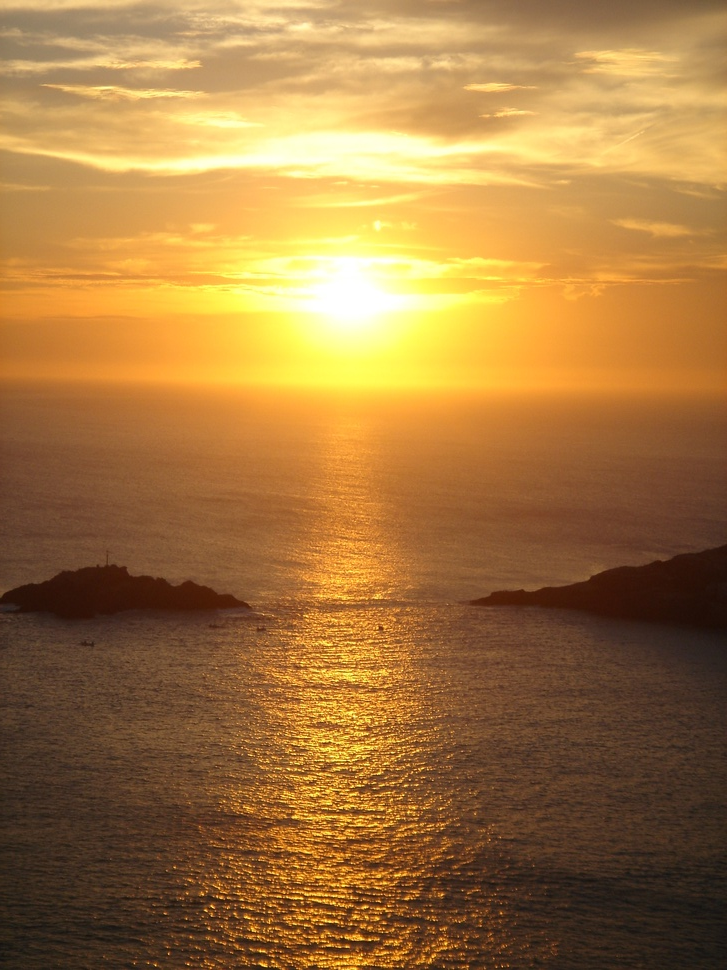
#> input picture testimages/foto2_gt.JPG, 727 x 970 px, shrunk from 1536 x 2048 before the run, found by its file name
$ python filters.py
#> lines starting #> are read from the running program, lines starting #| are printed output that depends on the picture; after the words box and inside, x2 and y2 are one past the last pixel; in counts of white or black regions, pixels touching at a corner belong together
import numpy as np
import cv2 as cv
from matplotlib import pyplot as plt


img = cv.imread('testimages/foto2_gt.jpg',0)
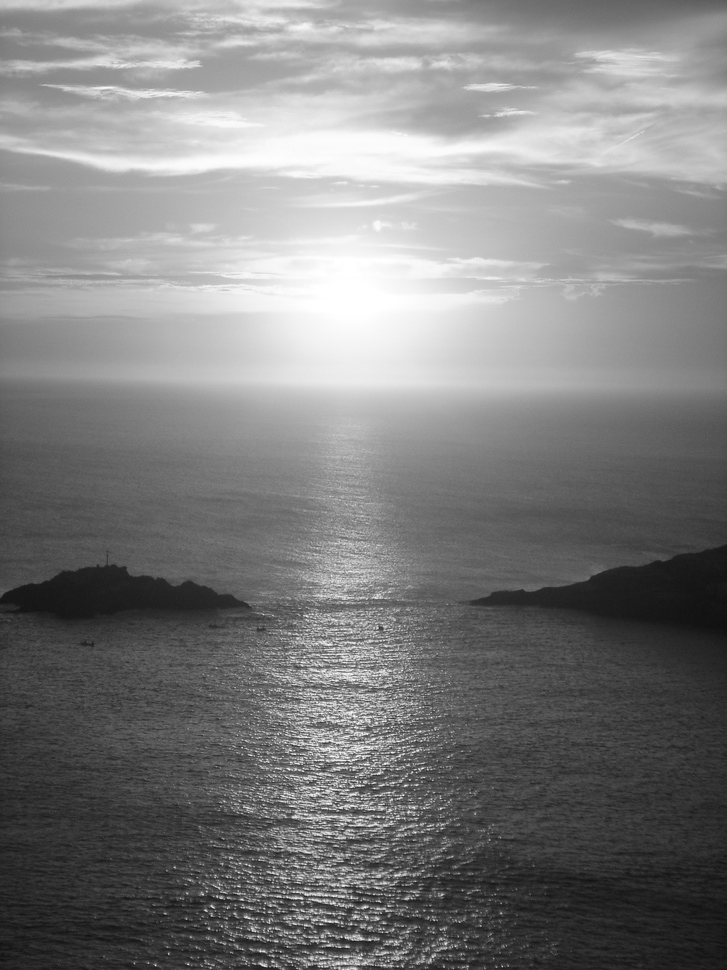
#> img: shape (970, 727); min 16, max 255, mean 126.2
edges = cv.Canny(img,100,200)
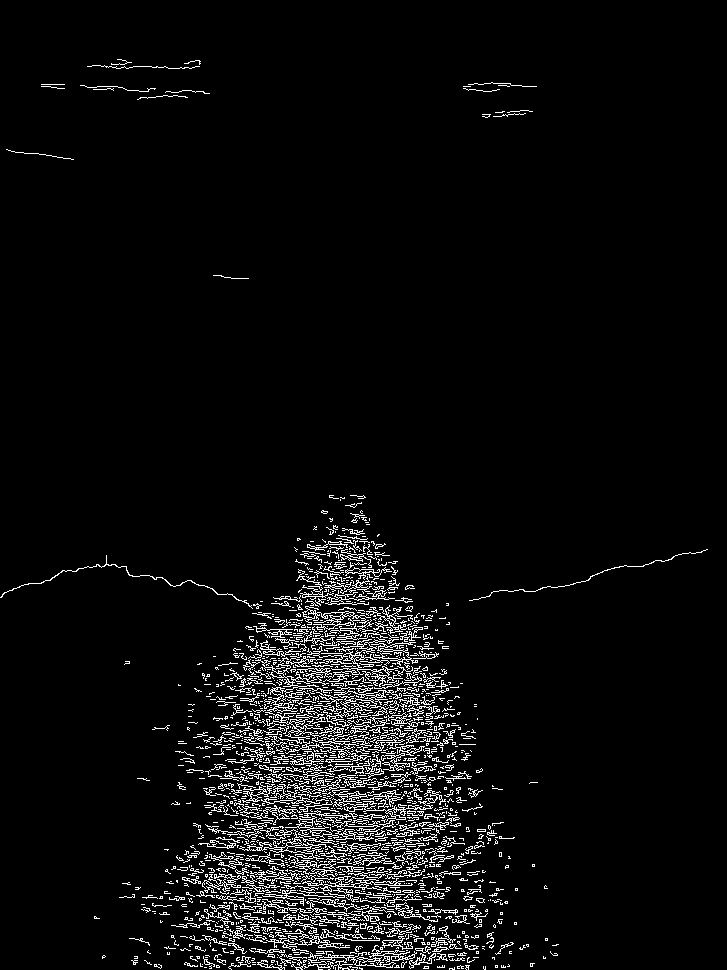
#> edges: shape (970, 727); 4.8% white in thin lines or dots
plt.subplot(121),plt.imshow(img,cmap = 'gray')
plt.title('Digital Image'), plt.xticks([]), plt.yticks([])
plt.subplot(122),plt.imshow(edges,cmap = 'gray')
plt.title('Edge Image'), plt.xticks([]), plt.yticks([])
plt.show()
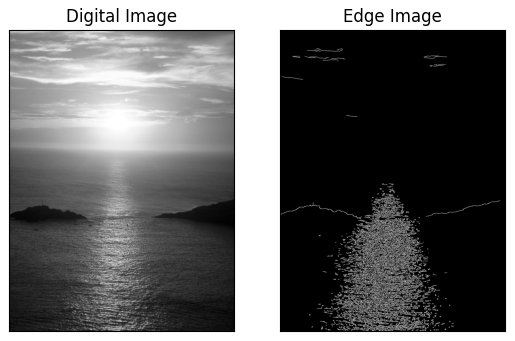
#> figure drawn by matplotlib, 2 panels

img = cv.imread('testimages/foto2_gt.jpg', cv.IMREAD_GRAYSCALE)
rows, cols = img.shape
#> rows = 970; cols = 727

sobel_horizontal = cv.Sobel(img, cv.CV_64F, 1, 0, ksize=5)
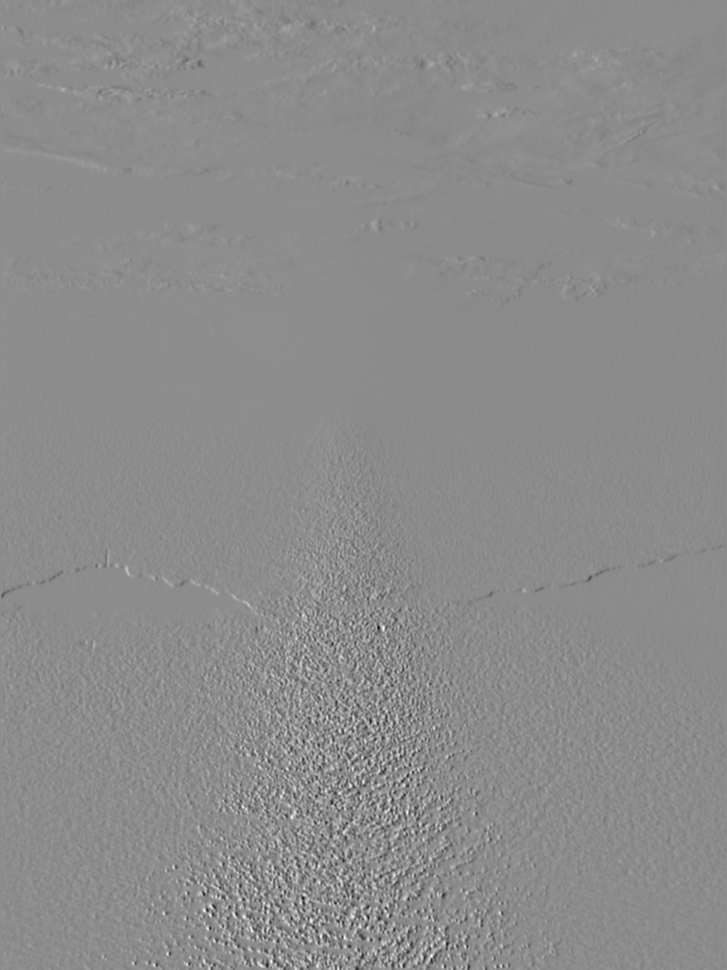
#> sobel_horizontal: shape (970, 727) float64; min -5701, max 4670, mean -1.4; drawn with min black and max white
sobel_vertical = cv.Sobel(img, cv.CV_64F, 0, 1, ksize=5)
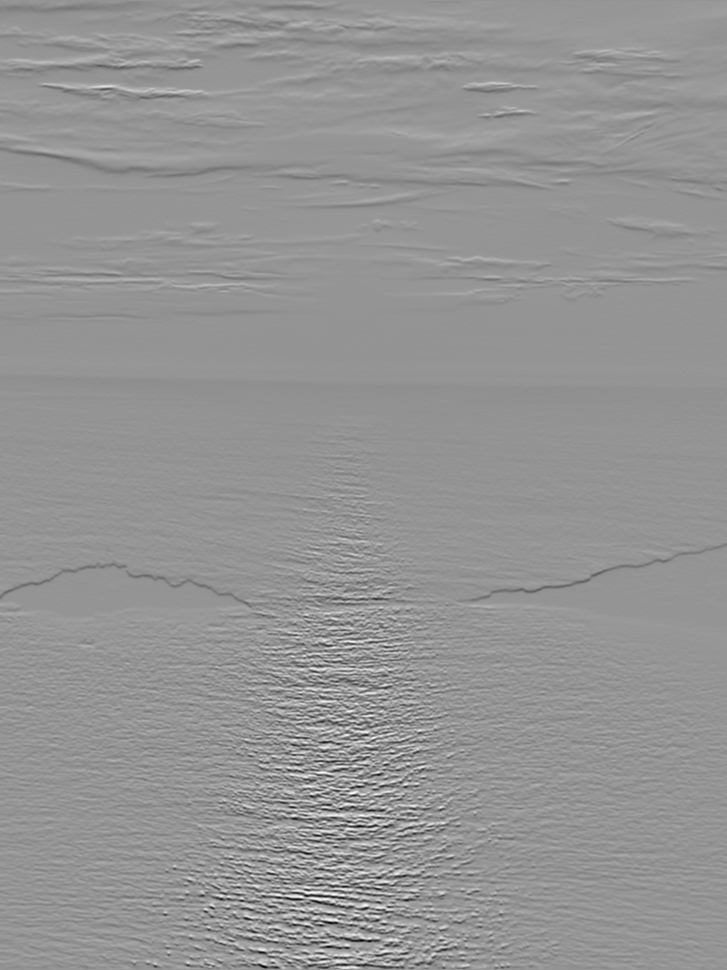
#> sobel_vertical: shape (970, 727) float64; min -8238, max 5873, mean -14.3; drawn with min black and max white

cv.imshow('Original', img)
cv.imshow('Sobel horizontal', sobel_horizontal)
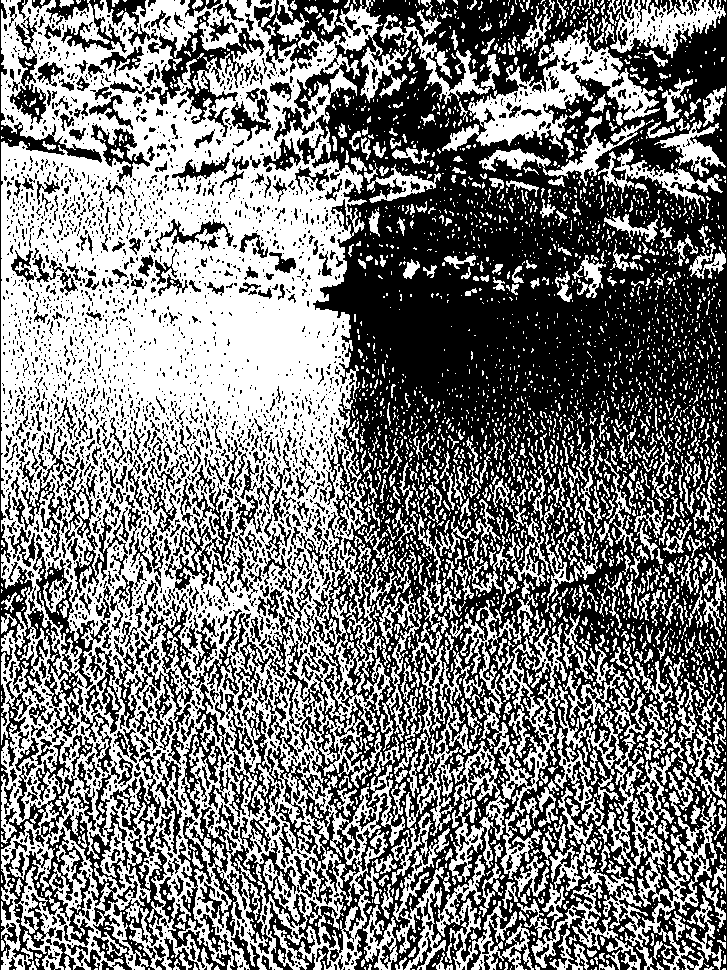
#> window 'Sobel horizontal': shape (970, 727); 48.5% white; 3529 white regions (2843 under 20 px), largest, box (x1, y1, x2, y2) and area: (1, 0, 411, 970) 220505, (531, 644, 717, 970) 12323, (391, 623, 567, 922) 10507
cv.imshow('Sobel vertical', sobel_vertical)
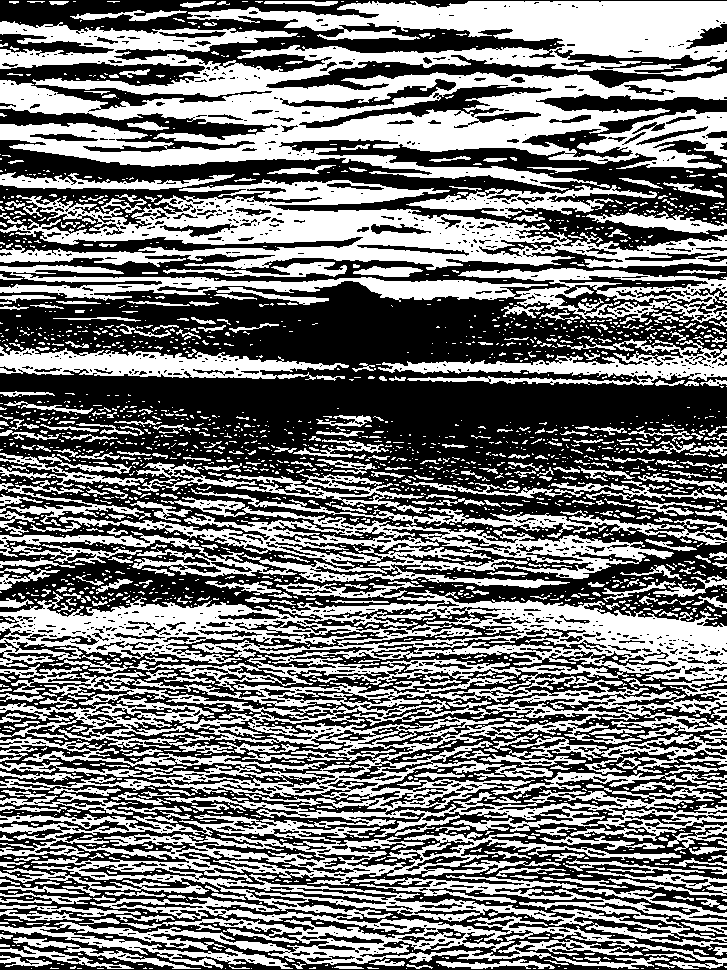
#> window 'Sobel vertical': shape (970, 727); 46.7% white; 2358 white regions (1880 under 20 px), largest, box (x1, y1, x2, y2) and area: (0, 590, 727, 969) 114315, (0, 1, 727, 191) 70586, (0, 179, 727, 270) 26713

cv.waitKey(0)

$ run again, with testimages/foto1_gt.JPG copied over testimages/foto2_gt.JPG
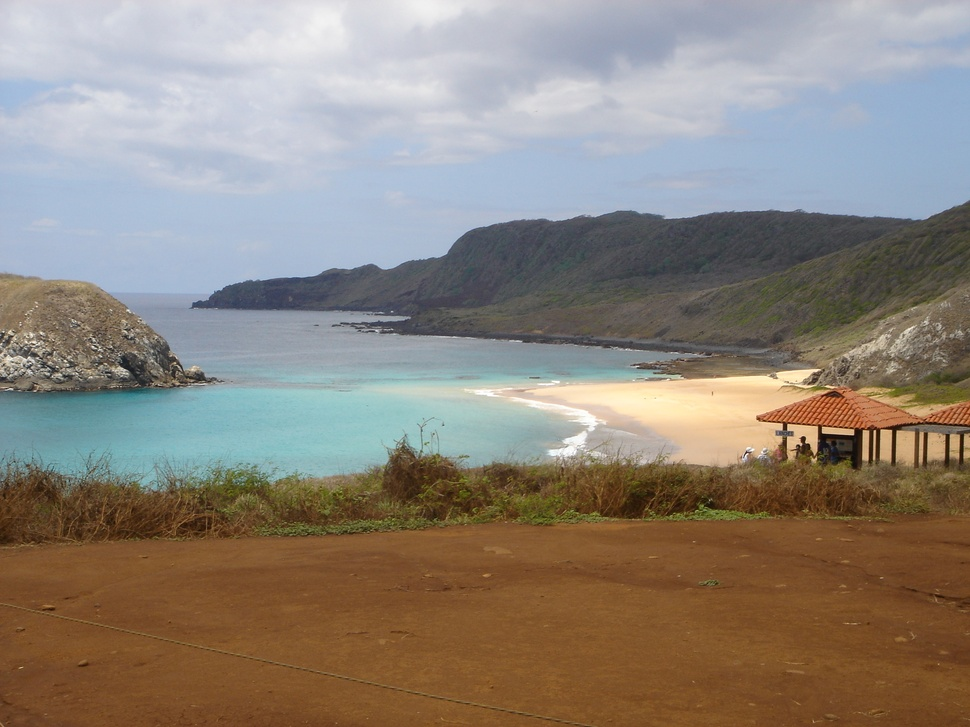
#> input picture testimages/foto1_gt.JPG, 970 x 727 px, shrunk from 2048 x 1536 before the run, found by its file name
#> `edges = cv.Canny(img,100,200)`:
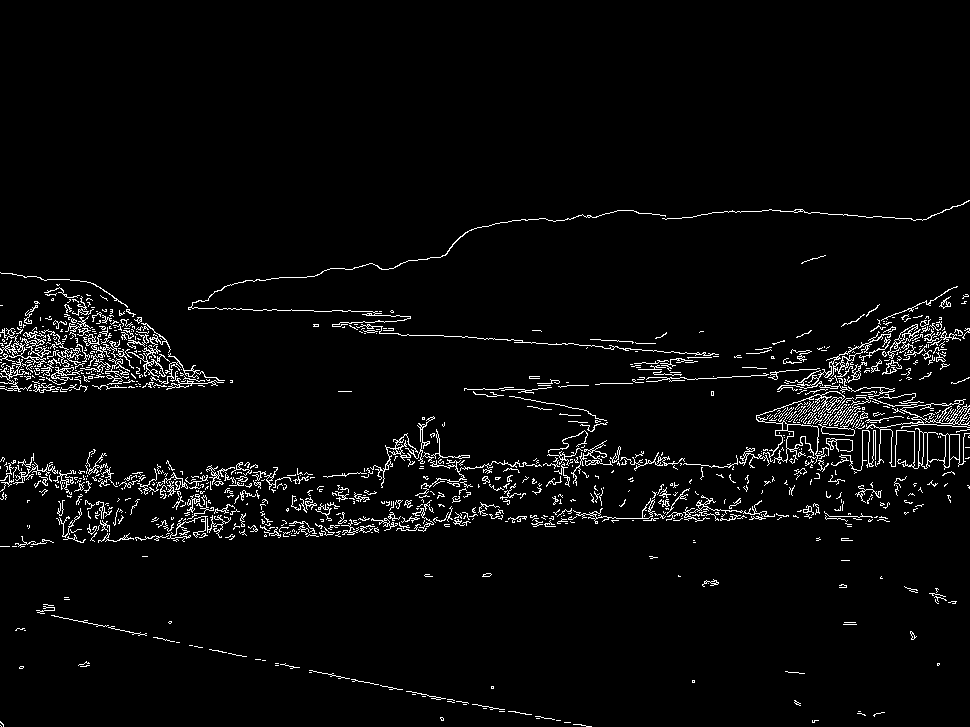
#> edges: shape (727, 970); 3.6% white in thin lines or dots, all inside (x1, y1, x2, y2) = (0, 200, 970, 727)
#> `cv.imshow('Sobel vertical', sobel_vertical)`:
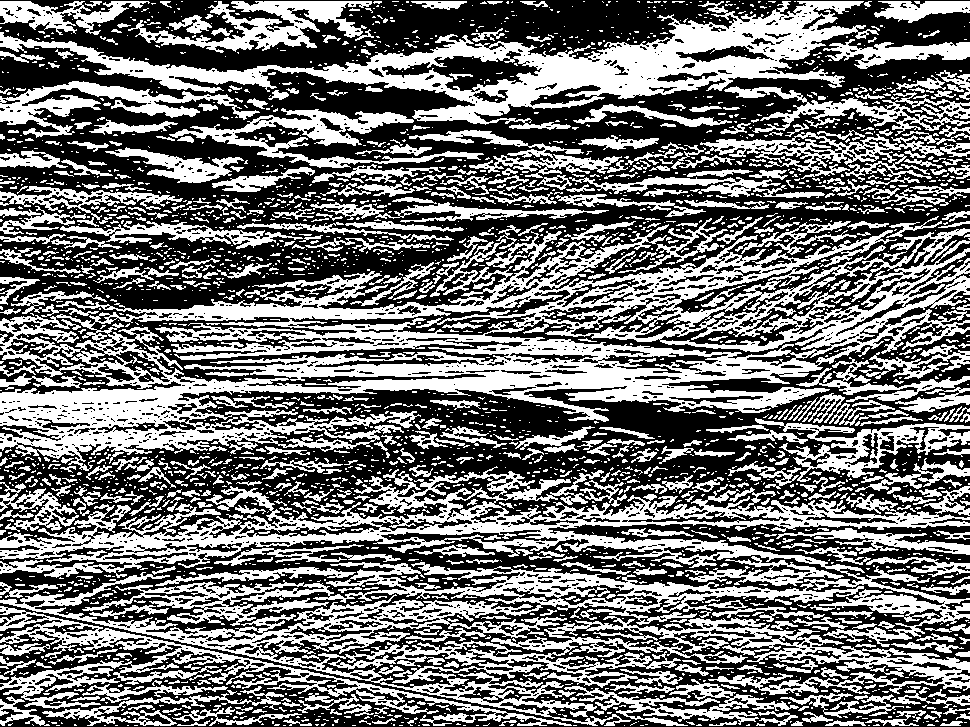
#> window 'Sobel vertical': shape (727, 970); 45.1% white; 3013 white regions (2309 under 20 px), largest, box (x1, y1, x2, y2) and area: (0, 224, 970, 471) 75765, (0, 466, 970, 726) 71021, (0, 1, 879, 130) 26261
